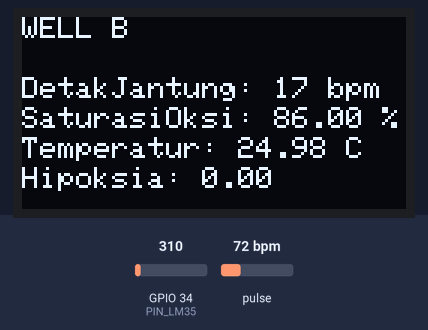
Simulated run of this sketch. Board: ESP32. Parts: 128×64 one-colour display. The inputs (shaded band) are chosen by the test bench; at power-on: pulse 72 bpm, GPIO 34 (PIN_LM35) = 310. WiFi joins after 1.5 s; servers stay silent unless stated; the display library's start-up logo is not drawn; random numbers use the default seed unless the sketch sets one; what the sketch prints to the serial monitor is not drawn.

Above: at 5.0 s.
5.1 s: pulse set to 42 bpm
At 7.3 s:
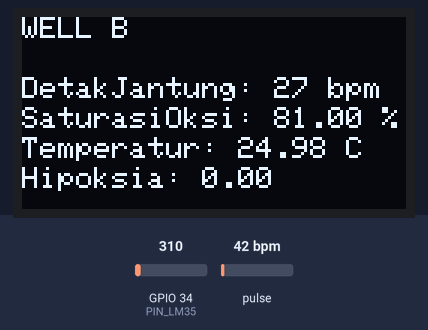
8.1 s: GPIO 34 (PIN_LM35) set to 372
At 9.8 s:
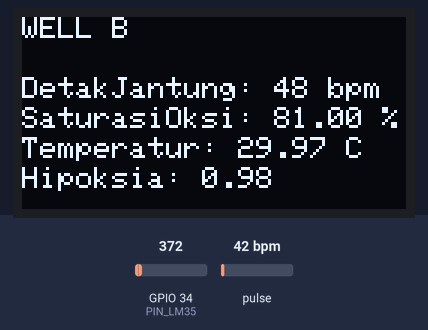
10.6 s: pulse set to 100 bpm
At 11.6 s:
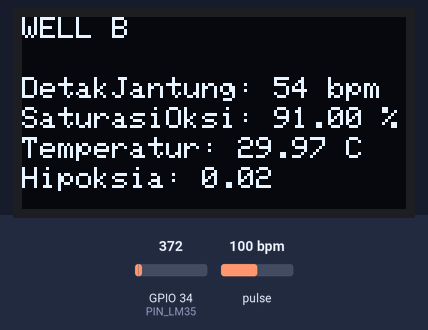
13.3 s: GPIO 34 (PIN_LM35) set to 434
At 14.5 s:
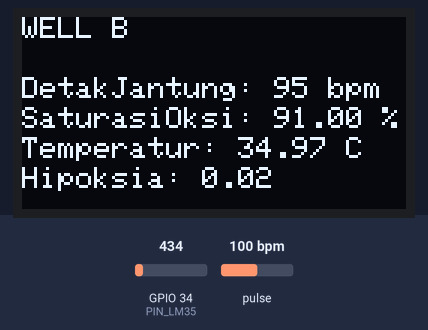
14.8 s: pulse set to 130 bpm
At 15.08 s:
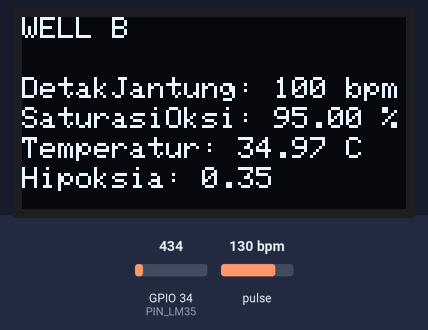
16.8 s: GPIO 34 (PIN_LM35) set to 527
At 18.2 s:
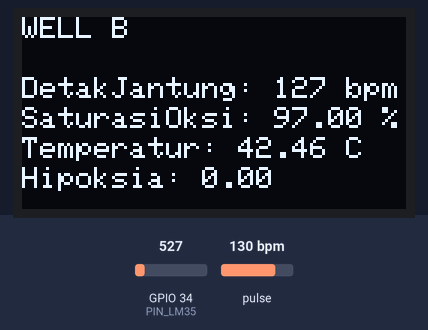
Timing chart, 0 to 19.3 s (numbered marks = the images above; inputs shaded):
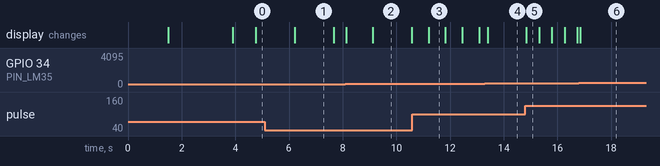

The sketch:

Tes.ino
```cpp
#define BLYNK_TEMPLATE_ID "TMPL6HxAQ8qWi"
#define BLYNK_TEMPLATE_NAME "MAX30105"
#define BLYNK_AUTH_TOKEN "sRS3CJLZ39k8sisB6pBCi3i3dLUgoYAE"

#define ADC_VREF_mV    3300.0 // in millivolt
#define ADC_RESOLUTION 4096.0
#define PIN_LM35       34// ESP32 pin GPIO36 (ADC0) connected to LM35

#define SCREEN_WIDTH 128
#define SCREEN_HEIGHT 64
#define OLED_RESET    -1

#include <Fuzzy.h>

#include <MAX30105.h>
#include <heartRate.h>
#include <spo2_algorithm.h>
#include <BlynkSimpleEsp32.h>
#include <WiFi.h>
#include <Adafruit_GFX.h>
#include <Adafruit_SSD1306.h>

Adafruit_SSD1306 display(SCREEN_WIDTH, SCREEN_HEIGHT, &Wire, -1);

using namespace std;

char auth[]="sRS3CJLZ39k8sisB6pBCi3i3dLUgoYAE";
char ssid[]="nona";
char pass[]="12345678";

MAX30105 particleSensor;

const byte RATE_SIZE = 4; // Increase this for more averaging. 4 is good.
byte rates[RATE_SIZE];    // Array of heart rates
byte rateSpot = 0;
long lastBeat = 0; // Time at which the last beat occurred

float beatsPerMinute;
int beatAvg;
float spo2; // Added variable for SpO2

Fuzzy*fuzzy;

void setup() {
  Serial.begin(115200);

  WiFi.begin(ssid, pass);
  while (WiFi.status() != WL_CONNECTED) {
    delay(250);
    Serial.print(".");
  }
  Serial.println("Connected to WiFi");

  // Inisialisasi Blynk

  Serial.println("Initializing...");

  if (!display.begin(SSD1306_SWITCHCAPVCC, 0x3C))
  { // Alamat I2C OLED biasanya 0x3C
    Serial.println(F("SSD1306 allocation failed"));
    for (;;)
      ;
  }
  display.display();
  delay(2000);
  display.clearDisplay();

  Serial.println("Initializing...");

  // Initialize sensor
  if (!particleSensor.begin(Wire, I2C_SPEED_FAST)) {
    Serial.println("MAX30102 was not found. Please check wiring/power. ");
    while (1);
  }
  Serial.println("Place your index finger on the sensor with steady pressure.");

  particleSensor.setup(); // Configure sensor with default settings
  particleSensor.setPulseAmplitudeRed(0x0A); // Turn Red LED to low to indicate sensor is running
  particleSensor.setPulseAmplitudeGreen(0);  // Turn off Green LED


  Blynk.begin(auth, ssid, pass);
  fuzzy = new Fuzzy();

 FuzzyInput *detakJantung = new FuzzyInput(1);
  FuzzySet *lemah = new FuzzySet(35, 47, 57, 60);
  FuzzySet *normal = new FuzzySet(57, 60, 80, 83);
  FuzzySet *hyper = new FuzzySet(80, 83, 93, 105);
  detakJantung->addFuzzySet(lemah);
  detakJantung->addFuzzySet(normal);
  detakJantung->addFuzzySet(hyper);
  fuzzy->addFuzzyInput(detakJantung);

  // Fuzzy Input for Ammonia
  FuzzyInput *saturasiOksigen = new FuzzyInput(2);
  FuzzySet *parah = new FuzzySet(74, 79, 85, 86);
  FuzzySet *sedang = new FuzzySet(85, 86, 90, 91);
  FuzzySet *ringan = new FuzzySet(90, 91, 94, 95);
  FuzzySet *normall = new FuzzySet(94, 95, 101, 106);
  saturasiOksigen->addFuzzySet(parah);
  saturasiOksigen->addFuzzySet(sedang);
  saturasiOksigen->addFuzzySet(ringan);
  saturasiOksigen->addFuzzySet(normall);
  fuzzy->addFuzzyInput(saturasiOksigen);


  // Fuzzy Output for PWM Blower
  FuzzyOutput *hipoksia = new FuzzyOutput(1);
  FuzzySet *ringann = new FuzzySet(-0.3, 0, 0.1, 0.3);
  FuzzySet *tidak = new FuzzySet(0.1, 0.3, 0.4, 0.6);
  FuzzySet *sedangg = new FuzzySet(0.4, 0.6, 0.7, 0.9);
  FuzzySet *parahh = new FuzzySet(0.7, 0.9, 1, 1.3);
  hipoksia->addFuzzySet(ringann);
  hipoksia->addFuzzySet(tidak);
  hipoksia->addFuzzySet(sedangg);
  hipoksia->addFuzzySet(parahh);
  fuzzy->addFuzzyOutput(hipoksia);

  // Fuzzy Rules
  FuzzyRuleAntecedent *lemah_ringan = new FuzzyRuleAntecedent();
  lemah_ringan->joinWithAND(lemah, ringan);
  FuzzyRuleConsequent *rule1_output = new FuzzyRuleConsequent();
  rule1_output->addOutput(ringann);
  FuzzyRule *fuzzyRule1 = new FuzzyRule(1, lemah_ringan, rule1_output);
  fuzzy->addFuzzyRule(fuzzyRule1);

  FuzzyRuleAntecedent *lemah_sedang = new FuzzyRuleAntecedent();
  lemah_sedang->joinWithAND(lemah, sedang);
  FuzzyRuleConsequent *rule2_output = new FuzzyRuleConsequent();
  rule2_output->addOutput(sedangg);
  FuzzyRule *fuzzyRule2 = new FuzzyRule(2, lemah_sedang, rule2_output);
  fuzzy->addFuzzyRule(fuzzyRule2);

  FuzzyRuleAntecedent *lemah_normall = new FuzzyRuleAntecedent();
  lemah_normall->joinWithAND(lemah, normall);
  FuzzyRuleConsequent *rule3_output = new FuzzyRuleConsequent();
  rule3_output->addOutput(tidak);
  FuzzyRule *fuzzyRule3 = new FuzzyRule(3, lemah_normall, rule3_output);
  fuzzy->addFuzzyRule(fuzzyRule3);

  FuzzyRuleAntecedent *lemah_parah = new FuzzyRuleAntecedent();
  lemah_parah->joinWithAND(lemah, parah);
  FuzzyRuleConsequent *rule4_output = new FuzzyRuleConsequent();
  rule4_output->addOutput(parahh);
  FuzzyRule *fuzzyRule4 = new FuzzyRule(4, lemah_parah, rule4_output);
  fuzzy->addFuzzyRule(fuzzyRule4);

  FuzzyRuleAntecedent *normal_ringan = new FuzzyRuleAntecedent();
  normal_ringan->joinWithAND(normal, ringan);
  FuzzyRuleConsequent *rule5_output = new FuzzyRuleConsequent();
  rule5_output->addOutput(ringann);
  FuzzyRule *fuzzyRule5 = new FuzzyRule(5, normal_ringan, rule5_output);
  fuzzy->addFuzzyRule(fuzzyRule5);

  FuzzyRuleAntecedent *normal_sedang = new FuzzyRuleAntecedent();
  normal_sedang->joinWithAND(normal, sedang);
  FuzzyRuleConsequent *rule6_output = new FuzzyRuleConsequent();
  rule6_output->addOutput(sedangg);
  FuzzyRule *fuzzyRule6 = new FuzzyRule(6, normal_sedang, rule6_output);
  fuzzy->addFuzzyRule(fuzzyRule6);

  FuzzyRuleAntecedent *normal_normall = new FuzzyRuleAntecedent();
  normal_normall->joinWithAND(normal, normall);
  FuzzyRuleConsequent *rule7_output = new FuzzyRuleConsequent();
  rule7_output->addOutput(tidak);
  FuzzyRule *fuzzyRule7 = new FuzzyRule(7, normal_normall, rule7_output);
  fuzzy->addFuzzyRule(fuzzyRule7);

  FuzzyRuleAntecedent *normal_parah = new FuzzyRuleAntecedent();
  normal_parah->joinWithAND(normal, parah);
  FuzzyRuleConsequent *rule8_output = new FuzzyRuleConsequent();
  rule8_output->addOutput(parahh);
  FuzzyRule *fuzzyRule8 = new FuzzyRule(8, normal_parah, rule8_output);
  fuzzy->addFuzzyRule(fuzzyRule8);

  FuzzyRuleAntecedent *hyper_ringan = new FuzzyRuleAntecedent();
  hyper_ringan->joinWithAND(hyper, ringan);
  FuzzyRuleConsequent *rule9_output = new FuzzyRuleConsequent();
  rule9_output->addOutput(ringann);
  FuzzyRule *fuzzyRule9 = new FuzzyRule(9, hyper_ringan, rule9_output);
  fuzzy->addFuzzyRule(fuzzyRule9);

  FuzzyRuleAntecedent *hyper_sedang = new FuzzyRuleAntecedent();
  hyper_sedang->joinWithAND(hyper, sedang);
  FuzzyRuleConsequent *rule10_output = new FuzzyRuleConsequent();
  rule10_output->addOutput(sedangg);
  FuzzyRule *fuzzyRule10 = new FuzzyRule(10, hyper_sedang, rule10_output);
  fuzzy->addFuzzyRule(fuzzyRule10);

  FuzzyRuleAntecedent *hyper_normall = new FuzzyRuleAntecedent();
  hyper_normall->joinWithAND(hyper, normall);
  FuzzyRuleConsequent *rule11_output = new FuzzyRuleConsequent();
  rule11_output->addOutput(tidak);
  FuzzyRule *fuzzyRule11 = new FuzzyRule(11, hyper_normall, rule11_output);
  fuzzy->addFuzzyRule(fuzzyRule11);

  FuzzyRuleAntecedent *hyper_parah = new FuzzyRuleAntecedent();
  hyper_parah->joinWithAND(hyper, parah);
  FuzzyRuleConsequent *rule12_output = new FuzzyRuleConsequent();
  rule12_output->addOutput(sedangg);
  FuzzyRule *fuzzyRule12 = new FuzzyRule(12, hyper_parah, rule12_output);
  fuzzy->addFuzzyRule(fuzzyRule12);

}

void loop() {

  long irValue = particleSensor.getIR();

  if (checkForBeat(irValue) == true) {
    // We sensed a beat!
    long delta = millis() - lastBeat;
    lastBeat = millis();

    beatsPerMinute = 60 / (delta / 1000.0);

    if (beatsPerMinute < 255 && beatsPerMinute > 20) {
      rates[rateSpot++] = (byte)beatsPerMinute; // Store this reading in the array
      rateSpot %= RATE_SIZE; // Wrap variable

      // Take average of readings
      beatAvg = 0;
      for (byte x = 0; x < RATE_SIZE; x++)
        beatAvg += rates[x];
      beatAvg /= RATE_SIZE;

      // Calculate SpO2 using the provided formula
      spo2 = calculateSpO2(beatsPerMinute, irValue);
    }
  }

  // read the ADC value from the temperature sensor
  int adcVal = analogRead(PIN_LM35);
  // convert the ADC value to voltage in millivolt
  float milliVolt = adcVal * (ADC_VREF_mV / ADC_RESOLUTION);
  // convert the voltage to the temperature in °C
  float tempC = milliVolt / 10;
  // convert the °C to °F
  float tempF = tempC * 9 / 5 + 32;

  Serial.print("\n\nWELL B");

  Serial.print("\nDetakJantung: ");
  Serial.print(beatAvg);
  Serial.print("\nSaturasiOksigen: ");
  Serial.print(spo2);
  Serial.print("\nTemperature: ");
  Serial.print(tempC);   // print the temperature in °C
  Serial.print(" °C");

  fuzzy->setInput(1, beatAvg);
  fuzzy->setInput(2, spo2);
  fuzzy->fuzzify();
  float outputHipoksia = fuzzy->defuzzify(1);

  Serial.print("\nHipoksia: ");
  Serial.println(outputHipoksia);

  if (irValue < 50000)
    Serial.print("No finger?");

  Serial.println();

  // Membuat tampilan di layar OLED
  display.clearDisplay();
  display.setTextSize(1);
  display.setTextColor(SSD1306_WHITE);

  display.setCursor(0, 0);
  display.print("WELL B");

  if (irValue < 50000)
  {
    display.setCursor(65, 0);
    display.print("No finger?");
  }
  Serial.println();

  display.setCursor(0, 20);
  display.print("DetakJantung: ");
  display.print(beatAvg);
  display.println(" bpm");

  display.setCursor(0, 30);
  display.print("SaturasiOksi: ");
  display.print(spo2);
  display.println(" %");

  display.setCursor(0, 40);
  display.print("Temperatur: ");
  display.print(tempC);
  display.print(" C");

  display.setCursor(0, 50);
  display.print("Hipoksia: ");
  display.print(outputHipoksia);

  display.display();

  int a = random(0, 100);
  float b = random(0, 100);
  float c = random(0, 100);
  printBylnk(a, b, c);
  // Blynk.run();
  // Blynk.virtualWrite(V0, beatAvg);
  // Blynk.virtualWrite(V1, spo2);
  // Blynk.virtualWrite(V2, tempC);
}


// Function to calculate SpO2
float calculateSpO2(float beatsPerMinute, long irValue) {

  float ratio = beatsPerMinute / irValue;
  float spo2 = -25.5 * ratio + 110.9;

  // Ensure SpO2 value is within the valid range
  float mapspo2 = map(beatsPerMinute, 0, 140, 74, 100);

  return mapspo2;
}

void printBylnk(int beatAvg, float spo2, float tempC){
  Blynk.virtualWrite(V0, beatAvg);
  Blynk.virtualWrite(V1, spo2);
  Blynk.virtualWrite(V2, tempC);
}
```

Measured:
- after the input at 10.6 s, the display: changes after 0.60 s (image 3)
- after the input at 13.3 s, the display: changes after 0.09 s (image 4)
- after the input at 14.8 s, the display: changes after 0.05 s (image 5)
- after the input at 16.8 s, the display: changes after 0.05 s (image 6)
- what the display in image 1 shows lasts 1.5 s, from 6.2 s to 7.7 s
- what the display in image 3 shows lasts 0.6 s, from 11.2 s to 11.8 s
- what the display in image 5 shows lasts 0.5 s, from 14.8 s to 15.3 s
